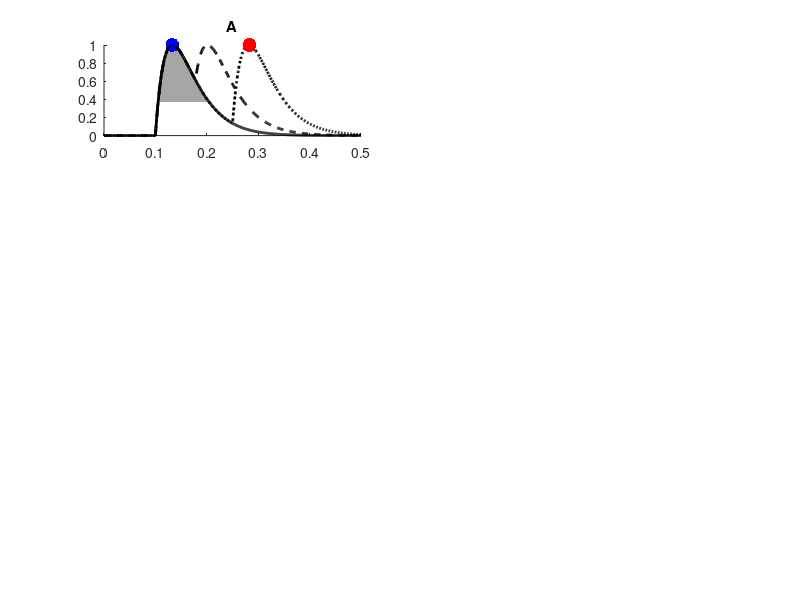

This chart was generated by the following MATLAB code: (Note: this script raises an error after producing the figure.)
    % Matlab code for implementing and plotting the model presented in Karvat 
% and Landau (2023), "A role for bottom-up alpha oscillations in temporal 
% integration", Journal of Cognitive Neuroscience.
%
% Version 1.0, Golan Karvat, 2023

clearvars;
figure(627); clf; hold on
siz = get(0,'screensize');
pos = [siz(3)*3/10, siz(4)/10, siz(3)*4/10, siz(4)*8/10];
set(gcf,'position',pos); 
rows = 4;
cols = 2;

% Parameters and constants
thr = exp(-1);      % threshold underwhich an input generates a seperate percept
ISI = 75;           % Inter stimuuls interval, in ms
dt = 0.001;         % time resolution of the plot
ISI = ISI*dt;       % ISI translated into time resolution units.
t = 0:dt:0.5;       % time vector
TAU = [1,2]*30*dt;  % time decay constant 
t0 = 100*dt;        % time in which the first "flash" appears (100 ms).
A = [1, 1];         % Amplitude of the impulse response

% Configuration structure for the oscillation-pulse interaction (panels C-H);
CFG         = [];
CFG.thr     = 0;    % below this threshold, the response effect is damped
CFG.perThr  = exp(-1); % area to fill as "effective"
CFG.Fosc    = 10;   % frequency of the oscillation
CFG.Aosc    = 1;    % amplitude of the oscillation (rel. impulse response)
CFG.Aosc2   = 0;    % amplitude of the burst oscillation oscillation (rel. impulse response)
CFG.Tosc2   = 0;    % Timing of the burst (rel impulse response).
CFG.phi     = 0*pi/4; % phase shift in radians
CFG.ISI     = 50;   % inter-stimuls intereval, in ms

tits = {'A','B','C','D','E','F','G','H'};   % Title strings

for ti = 1:length(TAU) % loop through time constants, resembling persistence and affected by lateral inhibition
    subplot(rows,cols,ti); cla; hold on
    tau = TAU(ti);
    RSP = exp(1-tau*t/dt).*t/tau; % The response, modeled as a dampened impulse response following the "ERP" in van Diepen & Mazaheri, 2018
    RSP1 = [zeros(1,t0/dt),RSP(1:end-t0/dt)]/max(RSP)*A(ti); % Response to the first flash
    RSP2 = [zeros(1,round((t0+ISI)/dt)),RSP(1:end-round((t0+ISI)/dt))]/max(RSP)*A(ti); % Response to the second flash, first ISI
    RSP3 = [zeros(1,round((t0+2*ISI)/dt)),RSP(1:end-round((t0+2*ISI)/dt))]/max(RSP)*A(ti); % Response to the second flash, second ISI
    
    [m1,i1] = max(RSP1);
    [m2,i2] = max(RSP2);
    [m3,i3] = max(RSP3);
    
    % plot the first response
    curr = RSP1;    
    pcurr = curr(curr>=thr);
    pcurr([1 end]) = thr;
    patch(t(curr>=thr),pcurr,ones(1,3)*0.65,'LineStyle','none');
    plot(t,curr,'k','linewidth',2)
    scatter(t(i1),m1,100,'b','fill');
    
    % plot the second response with first ISI, and mark it if "detected" 
    % (= arrived when the first response is already below threshold)
    curr = RSP1+RSP2;
    curr = curr/max(curr)*A(ti);
    impPt = round((t0+ISI)/dt);
    curr(1:impPt+3) = RSP1(1:impPt+3);
    plot(t,curr,'--k','linewidth',2);    
    if ti==2
        scatter(t(i2-3),m2,100,'r','fill');
    end
    
    % plot the second response with second ISI
    curr = RSP1+RSP3;
    curr = curr/max(curr)*A(ti);
    impPt = round((t0+2*ISI)/dt);
    curr(1:impPt+1) = RSP1(1:impPt+1);
    plot(t,curr,':k','linewidth',2)    
    scatter(t(i3),m3,100,'r','fill');
    
    tt(ti) = title(tits{ti});
    tt(ti).Units = 'normalized';
    tt(ti).Position(1) = 0; 
    ylim([0 1])
    axis off
end

% panels C-H
for spi = 1:6 
    cfg{spi} = CFG;
    cfg{spi}.tit = tits{spi+2};    
end
% Define varying parameters in each panel
cfg{2}.Aosc     = 0.25;
cfg{3}.phi      = -2*pi/4;
cfg{4}.phi      = -2*pi/4;
cfg{4}.Fosc     = 12;
cfg{5}.ISI      = 20;
cfg{6}.ISI      = 20;
cfg{6}.Aosc     = 0.25;
cfg{6}.Aosc2    = 1.5;
cfg{6}.Tosc2    = 10; 

for spi = 1:6
    subplot(rows,cols,spi+2); hold on
    OscRsp(cfg{spi}); % function that plots the osciilation and impulse response,
                      % and determines if the second pulse is detected.
end

set(findall(gcf,'-property','fontsize'),'fontsize',18,'fontweight','bold')

function OscRsp(cfg)
% get the values from the configuration structure
thr = cfg.thr;
Aosc = cfg.Aosc;
Fosc = cfg.Fosc;
phi = cfg.phi;
ISI = cfg.ISI;
perThr = cfg.perThr;

% constants
dt = 0.001;
ISI = ISI*dt;
t = 0:dt:0.5;
tau = 30*dt;
t0 = 100*dt;
A = 1;

% Model the impulse response (similar to above)
RSP = exp(1-tau*t/dt).*t/tau;
RSP1 = [zeros(1,t0/dt),RSP(1:end-t0/dt)]/max(RSP)*A;
RSP2 = [zeros(1,round((t0+ISI)/dt)),RSP(1:end-round((t0+ISI)/dt))]/max(RSP)*A;
Osc = Aosc*sin(2*pi*Fosc.*(t-t0)+phi); % the (alpha) oscillation
cyc = round(1/(Fosc*dt)); % one cycle duration
if cfg.Aosc2 % generate a "burst" with higher freuqncy
    Fosc2 = Fosc*4;
    Osc2 = cfg.Aosc2*sin(2*pi*Fosc2.*(t-t0)+phi);
    tb = round((t0+tau+ISI)/dt)+cfg.Tosc2; % time of the center of the burst
    gauss = zeros(size(t));
    bToPlot = nan(size(t));
    Hg = 50; % half the gaussian
    gauss(tb+[-Hg:Hg]) = gausswin(Hg*2+1);    
    burst = Osc2.*gauss;     
    Osc = Osc+burst;
    bToPlot(tb+[-Hg:Hg]) = burst(tb+[-Hg:Hg]);
    cyc = round(1/(Fosc2*dt));
end

curr = RSP1+Osc;
t1 = find(curr>Aosc,1,'first'); % the first point in which the impulse has an excitatory effect above the oscillation amplitude
dumpt = find (t>(t(t1)) & curr<=thr,1,'first'); % the first timepoint in whic hsignal went below a shreshold
RSP1(dumpt:end)=0; % set the response from this point onward to 0 
% (based on population refractory periods, (Buzs?ki & V?r?slakos, 2023; Sanchez-Vives & McCormick, 2000))
ind(1) = find(t>=t0 & curr>=perThr,1,'first'); % the first point of the "effective" (persistence) area

% repeat with the response to the second "flash"
curr = RSP1+RSP2+Osc;
t2 = find(RSP2+Osc>Aosc,1,'first');
dumpt = find (t>t(t2) & curr<=thr,1,'first');
RSP2(dumpt:end)=0;
curr = RSP1+RSP2+Osc;
ind(2) = find(t>t(ind(1)) & curr<=perThr,1,'first'); % the last point of the "effective" (persistence) area
inds = ind(1):ind(2);
pcurr = curr(inds); pcurr([1 end]) = perThr;
patch(t(inds),pcurr,ones(1,3)*0.65,'LineStyle','none'); % mark the "effective" area
try plot(t, bToPlot-0.7,'linewidth',3,'color',ones(1,3)*0.5); end % plot the burst, if exists
plot(t,curr,'k','linewidth',2)

% mark the peak of the response to the first flash
[~,I1] = max(RSP1);
scatter(t(I1), curr(I1),75,'b','fill');

% mark the peak of the response to the first flash, only if detected
[m2,I2] = max(curr(ind(2):ind(2)+cyc));
I2 = I2+ind(2)-1;
if m2>max([perThr,Aosc]); scatter(t(I2),curr(I2),75,'r','fill'); end
ys = get(gca,'ylim');
% mark the time of arriveal of te sceonds response
plot([0 0]+t0+ISI+tau/2,ys,'--','color',ones(1,3)*0.,'linewidth',2);

% title
tt = title(cfg.tit);
tt.Units = 'Normalized'; tt.HorizontalAlignment = 'left';
tt.Position(1) = 0; tt.FontSize = 16;
ylim([-2 2.75]);
axis off
end